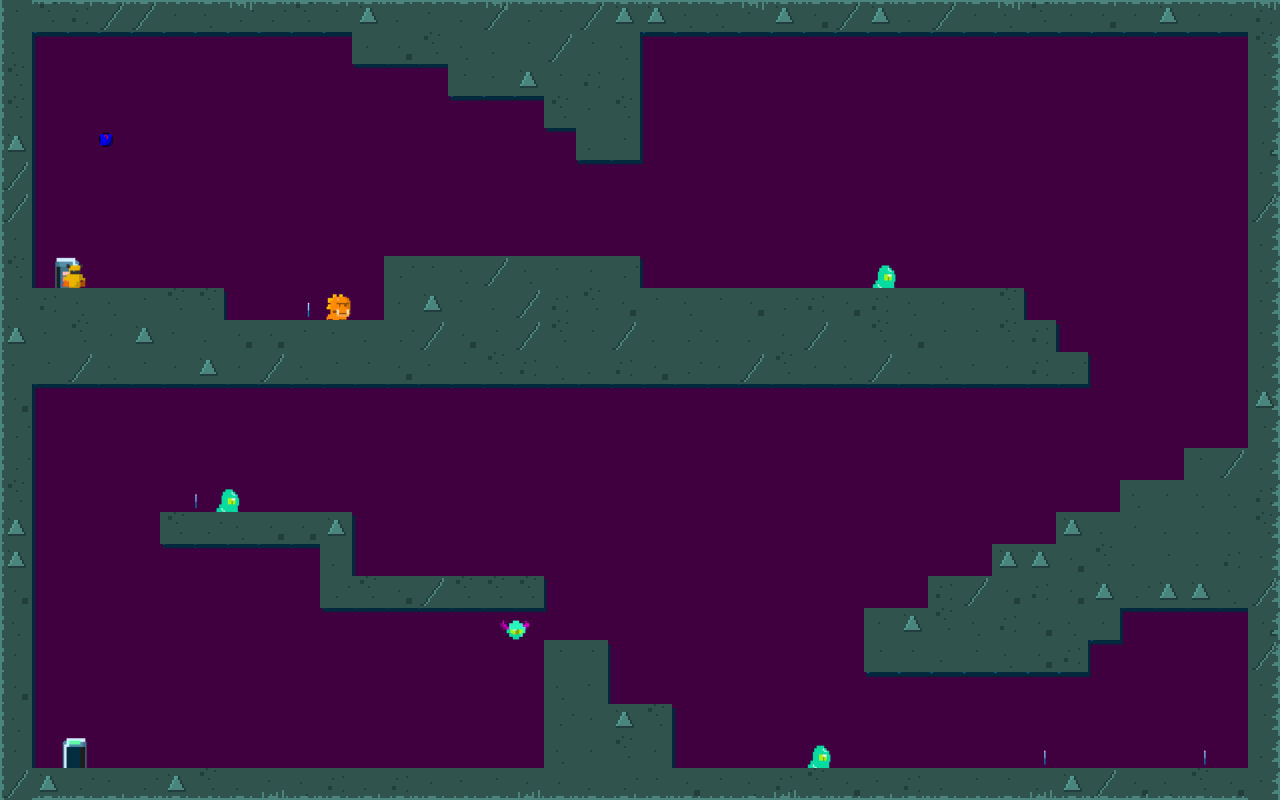

A level layout from a 2D game, rendered from its tile map. Below: a short description, then the map file with its tile-grid data intact:
An orthogonal 40x25 tile map with 32x32 px tiles, 2 tile layers (layer_walls, layer_moss), 2 tilesets, 1 image layer.

<map version="1.10" tiledversion="1.10.1" orientation="orthogonal" renderorder="left-up" width="40" height="25" tilewidth="32" tileheight="32" infinite="0" nextlayerid="4" nextobjectid="1">
 <editorsettings>
  <export target="assets/maps/level1.json" format="json" />
 </editorsettings>
 <tileset firstgid="1" name="tileset_walls" tilewidth="32" tileheight="32" tilecount="12" columns="4">
  <image source="assets/tilesets/tileset_walls.png" width="128" height="96" />
 </tileset>
 <tileset firstgid="13" name="tileset_moss" tilewidth="32" tileheight="32" tilecount="32" columns="8">
  <image source="assets/tilesets/tileset_moss.png" width="256" height="128" />
 </tileset>
 <imagelayer id="2" name="level1_reference">
  <image source="assets/maps/references/level_1.jpg" width="1286" height="808" />
 </imagelayer>
 <layer id="1" name="layer_walls" width="40" height="25">
  <data encoding="csv">
8,11,7,3,3,10,5,1,1,11,8,6,2,9,2,3,1,8,3,6,6,5,5,9,6,4,3,6,2,3,10,5,11,10,4,10,6,10,10,7,
2,0,0,0,0,0,0,0,0,0,0,10,4,11,5,2,8,3,8,5,0,0,0,0,0,0,0,0,0,0,0,0,0,0,0,0,0,0,0,11,
11,0,0,0,0,0,0,0,0,0,0,0,0,0,8,9,6,8,7,10,0,0,0,0,0,0,0,0,0,0,0,0,0,0,0,0,0,0,0,8,
11,0,0,0,0,0,0,0,0,0,0,0,0,0,0,0,0,11,9,11,0,0,0,0,0,0,0,0,0,0,0,0,0,0,0,0,0,0,0,8,
6,0,0,0,0,0,0,0,0,0,0,0,0,0,0,0,0,0,2,8,0,0,0,0,0,0,0,0,0,0,0,0,0,0,0,0,0,0,0,4,
3,0,0,0,0,0,0,0,0,0,0,0,0,0,0,0,0,0,0,0,0,0,0,0,0,0,0,0,0,0,0,0,0,0,0,0,0,0,0,9,
3,0,0,0,0,0,0,0,0,0,0,0,0,0,0,0,0,0,0,0,0,0,0,0,0,0,0,0,0,0,0,0,0,0,0,0,0,0,0,3,
10,0,0,0,0,0,0,0,0,0,0,0,0,0,0,0,0,0,0,0,0,0,0,0,0,0,0,0,0,0,0,0,0,0,0,0,0,0,0,2,
11,0,0,0,0,0,0,0,0,0,0,0,1,8,5,3,5,9,10,1,0,0,0,0,0,0,0,0,0,0,0,0,0,0,0,0,0,0,0,5,
8,7,5,5,8,11,11,0,0,0,0,0,10,6,9,2,3,7,11,4,8,5,8,4,1,7,4,7,5,10,2,11,0,0,0,0,0,0,0,9,
6,9,11,10,6,9,2,4,4,8,9,2,1,3,4,8,3,11,8,3,2,1,2,2,10,3,2,11,4,8,8,11,7,0,0,0,0,0,0,9,
9,8,3,5,8,10,6,10,3,5,8,8,4,9,8,11,7,5,2,7,4,1,10,3,11,10,5,3,2,5,9,10,7,1,0,0,0,0,0,10,
4,0,0,0,0,0,0,0,0,0,0,0,0,0,0,0,0,0,0,0,0,0,0,0,0,0,0,0,0,0,0,0,0,0,0,0,0,0,0,6,
1,0,0,0,0,0,0,0,0,0,0,0,0,0,0,0,0,0,0,0,0,0,0,0,0,0,0,0,0,0,0,0,0,0,0,0,0,0,0,8,
1,0,0,0,0,0,0,0,0,0,0,0,0,0,0,0,0,0,0,0,0,0,0,0,0,0,0,0,0,0,0,0,0,0,0,0,0,8,3,2,
11,0,0,0,0,0,0,0,0,0,0,0,0,0,0,0,0,0,0,0,0,0,0,0,0,0,0,0,0,0,0,0,0,0,0,5,10,5,5,7,
6,0,0,0,0,11,1,5,4,4,6,0,0,0,0,0,0,0,0,0,0,0,0,0,0,0,0,0,0,0,0,0,0,6,2,10,2,2,2,11,
6,0,0,0,0,0,0,0,0,0,2,0,0,0,0,0,0,0,0,0,0,0,0,0,0,0,0,0,0,0,0,6,6,4,11,2,8,2,7,9,
4,0,0,0,0,0,0,0,0,0,1,11,4,3,11,11,11,0,0,0,0,0,0,0,0,0,0,0,0,7,3,4,7,4,6,1,6,6,5,3,
5,0,0,0,0,0,0,0,0,0,0,0,0,0,0,0,0,0,0,0,0,0,0,0,0,0,0,10,6,11,5,7,4,5,10,0,0,0,0,4,
10,0,0,0,0,0,0,0,0,0,0,0,0,0,0,0,0,8,8,0,0,0,0,0,0,0,0,8,8,2,8,5,4,7,0,0,0,0,0,3,
4,0,0,0,0,0,0,0,0,0,0,0,0,0,0,0,0,5,9,0,0,0,0,0,0,0,0,0,0,0,0,0,0,0,0,0,0,0,0,9,
5,0,0,0,0,0,0,0,0,0,0,0,0,0,0,0,0,1,10,6,11,0,0,0,0,0,0,0,0,0,0,0,0,0,0,0,0,0,0,8,
10,0,0,0,0,0,0,0,0,0,0,0,0,0,0,0,0,5,10,11,10,0,0,0,0,0,0,0,0,0,0,0,0,0,0,0,0,0,0,2,
3,6,1,9,1,6,11,2,9,5,7,2,7,10,9,8,10,10,2,1,8,4,8,5,7,11,4,9,7,2,8,8,2,6,3,4,5,11,4,9
</data>
 </layer>
 <layer id="3" name="layer_moss" width="40" height="25">
  <data encoding="csv">
29,22,23,24,25,26,27,28,21,22,23,24,25,26,27,28,21,22,23,24,25,26,27,28,21,22,23,24,25,26,27,28,21,22,23,24,25,26,27,28,
29,0,0,0,0,0,0,0,0,0,0,0,0,0,0,0,0,0,0,0,0,0,0,0,0,0,0,0,0,0,0,0,0,0,0,0,0,0,0,13,
29,0,0,0,0,0,0,0,0,0,0,0,0,0,0,0,0,0,0,0,0,0,0,0,0,0,0,0,0,0,0,0,0,0,0,0,0,0,0,13,
29,0,0,0,0,0,0,0,0,0,0,0,0,0,0,0,0,0,0,0,0,0,0,0,0,0,0,0,0,0,0,0,0,0,0,0,0,0,0,13,
29,0,0,0,0,0,0,0,0,0,0,0,0,0,0,0,0,0,0,0,0,0,0,0,0,0,0,0,0,0,0,0,0,0,0,0,0,0,0,13,
29,0,0,0,0,0,0,0,0,0,0,0,0,0,0,0,0,0,0,0,0,0,0,0,0,0,0,0,0,0,0,0,0,0,0,0,0,0,0,13,
29,0,0,0,0,0,0,0,0,0,0,0,0,0,0,0,0,0,0,0,0,0,0,0,0,0,0,0,0,0,0,0,0,0,0,0,0,0,0,13,
29,0,0,0,0,0,0,0,0,0,0,0,0,0,0,0,0,0,0,0,0,0,0,0,0,0,0,0,0,0,0,0,0,0,0,0,0,0,0,13,
29,0,0,0,0,0,0,0,0,0,0,0,0,0,0,0,0,0,0,0,0,0,0,0,0,0,0,0,0,0,0,0,0,0,0,0,0,0,0,13,
29,0,0,0,0,0,0,0,0,0,0,0,0,0,0,0,0,0,0,0,0,0,0,0,0,0,0,0,0,0,0,0,0,0,0,0,0,0,0,13,
29,0,0,0,0,0,0,0,0,0,0,0,0,0,0,0,0,0,0,0,0,0,0,0,0,0,0,0,0,0,0,0,0,0,0,0,0,0,0,13,
29,0,0,0,0,0,0,0,0,0,0,0,0,0,0,0,0,0,0,0,0,0,0,0,0,0,0,0,0,0,0,0,0,0,0,0,0,0,0,13,
29,0,0,0,0,0,0,0,0,0,0,0,0,0,0,0,0,0,0,0,0,0,0,0,0,0,0,0,0,0,0,0,0,0,0,0,0,0,0,13,
29,0,0,0,0,0,0,0,0,0,0,0,0,0,0,0,0,0,0,0,0,0,0,0,0,0,0,0,0,0,0,0,0,0,0,0,0,0,0,13,
29,0,0,0,0,0,0,0,0,0,0,0,0,0,0,0,0,0,0,0,0,0,0,0,0,0,0,0,0,0,0,0,0,0,0,0,0,0,0,13,
29,0,0,0,0,0,0,0,0,0,0,0,0,0,0,0,0,0,0,0,0,0,0,0,0,0,0,0,0,0,0,0,0,0,0,0,0,0,0,13,
29,0,0,0,0,0,0,0,0,0,0,0,0,0,0,0,0,0,0,0,0,0,0,0,0,0,0,0,0,0,0,0,0,0,0,0,0,0,0,13,
29,0,0,0,0,0,0,0,0,0,0,0,0,0,0,0,0,0,0,0,0,0,0,0,0,0,0,0,0,0,0,0,0,0,0,0,0,0,0,13,
29,0,0,0,0,0,0,0,0,0,0,0,0,0,0,0,0,0,0,0,0,0,0,0,0,0,0,0,0,0,0,0,0,0,0,0,0,0,0,13,
29,0,0,0,0,0,0,0,0,0,0,0,0,0,0,0,0,0,0,0,0,0,0,0,0,0,0,0,0,0,0,0,0,0,0,0,0,0,0,13,
29,0,0,0,0,0,0,0,0,0,0,0,0,0,0,0,0,0,0,0,0,0,0,0,0,0,0,0,0,0,0,0,0,0,0,0,0,0,0,13,
29,0,0,0,0,0,0,0,0,0,0,0,0,0,0,0,0,0,0,0,0,0,0,0,0,0,0,0,0,0,0,0,0,0,0,0,0,0,0,13,
29,0,0,0,0,0,0,0,0,0,0,0,0,0,0,0,0,0,0,0,0,0,0,0,0,0,0,0,0,0,0,0,0,0,0,0,0,0,0,13,
29,0,0,0,0,0,0,0,0,0,0,0,0,0,0,0,0,0,0,0,0,0,0,0,0,0,0,0,0,0,0,0,0,0,0,0,0,0,0,13,
29,37,38,39,40,41,42,43,44,37,38,39,40,41,42,43,44,37,38,39,40,41,42,43,44,37,38,39,40,41,42,43,44,37,38,39,40,41,42,13
</data>
 </layer>
</map>
